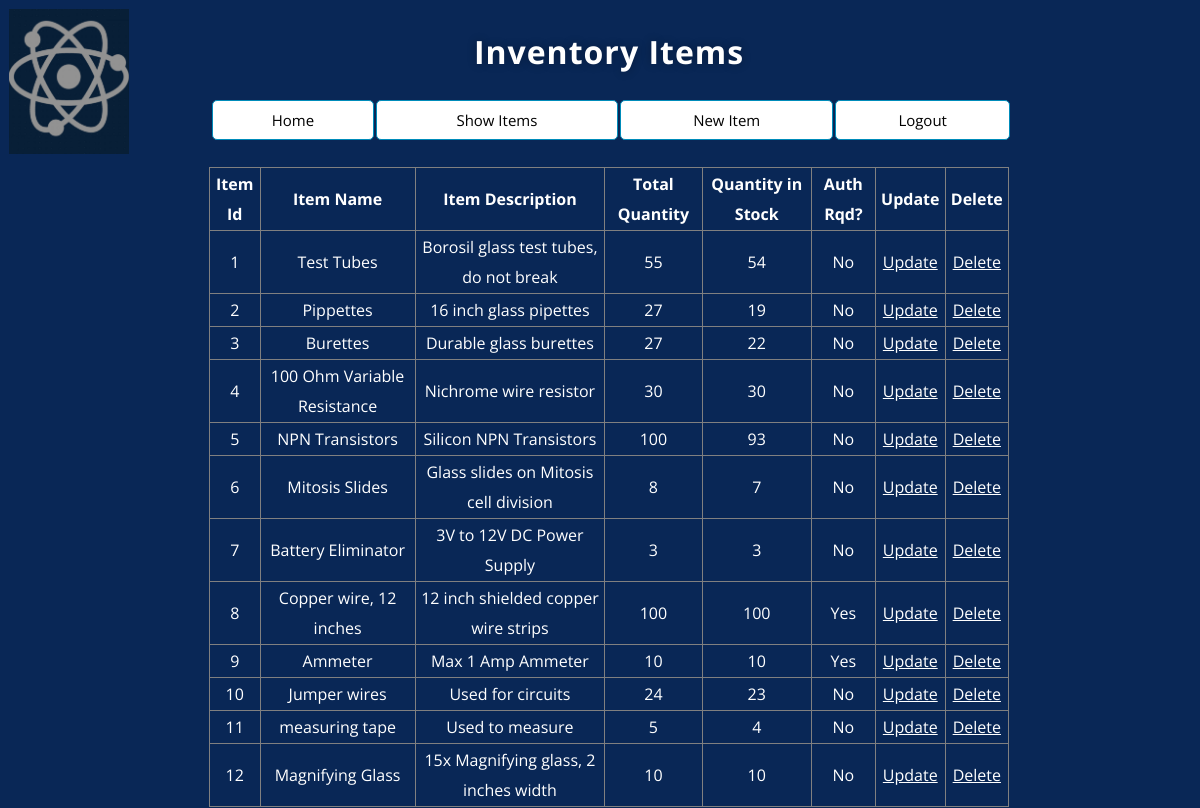
Page /teacher_inventory_display.php (signed in) on the committed database.
### tables this page shows
CREATE TABLE `inventory` (
  `item_id` int(10) NOT NULL,
  `item_name` text NOT NULL,
  `item_qty` int(11) NOT NULL,
  `item_instock` int(11) NOT NULL,
  `item_desc` text NOT NULL,
  `item_auth` int(11) NOT NULL
);

### teacher_inventory_display.php (the view, shortened to what this page needs)
<!DOCTYPE html>
<html lang="en">
<head>
    <link rel="stylesheet" type="text/css" href="css/style.css" />
</head>
<body>
<table  style="width:90%">
	<tr>
		<td style="width:1%; vertical-align: top;>
			<a href="http://www.google.com"><img width="120" height="145" src="images/school-logo.png" /> </a>
		</td>
		<td style="left-align">
    			<div class="wrapper">
			<table style="width: 100%">
			     <caption style="text-align: center; "><h1><?php echo $_SESSION["user_name"]; ?> Inventory Items </h1></caption>
			     <tr>
				<td>
					<a href="teacher_start.php" class="btn btn1"></i>Home</a>
				</td>
				<td>
					<a href="teacher_inventory_display.php" class="btn btn1"></i>Show Items</a>
				</td>
				<td>
					<a href="teacher_inventory_create.php" class="btn btn1"></i>New Item</a>
				</td>
				<td>
					<a href="logout.php" class="btn btn1"></i> Logout</a>
				</td>
			     </tr>
			</table>
		<BR>
                   <?php
                    require_once "connection.php";
		    try{
                    $sql = "SELECT * FROM inventory order by item_id" ;
                    if($result = mysqli_query($link, $sql)){
                        if(mysqli_num_rows($result) > 0){
                            echo '<table id = "table1" style="width: 100%;">';
                                echo "<thead>";
                                    echo "<tr>";
                                        echo "<th>Item Id</th>";
                                        echo "<th>Item Name</th>";
                                        echo "<th>Item Description</th>";
                                        echo "<th>Total Quantity</th>";
                                        echo "<th>Quantity in Stock</th>";
					echo "<th>Auth Rqd?</th>";
                                        echo "<th>&nbspUpdate&nbsp</th>";
                                        echo "<th>&nbspDelete&nbsp</th>";
                                    echo "</tr>";
                                echo "</thead>";
                                echo "<tbody>";
                                while($row = mysqli_fetch_array($result)){
                                    echo "<tr style='text-align: center'>";
                                        echo "<td>" . $row['item_id'] . "</td>";
                                        echo "<td>" . $row['item_name'] . "</td>";
                                        echo "<td>" . $row['item_desc'] . "</td>";
                                        echo "<td>" . $row['item_qty'] . "</td>";
                                        echo "<td>" . $row['item_instock'] . "</td>";
					if ($row['item_auth'] == 1){
	                                        echo "<td> Yes </td>";
					}
					else{
                                        	echo "<td> No </td>";
					}
                                        echo "<td>";
	                                echo '<a href="teacher_inventory_update.php?id='. $row['item_id'] .'">Update</a>';
        	                        echo "</td>";
                                        echo "<td>";
	                                echo '<a href="teacher_inventory_delete.php?id='. $row['item_id'] .'">Delete</a>';
        	                        echo "</td>";
                                    echo "</tr>";
                                }
                                echo "</tbody>";
                            echo "</table>";
                        } else{
                            echo '<div"><em>No records were found.</em></div>';
                        }
                    } else{
			  throw new Exception($result);
                    }
                    }
		    catch(Exception $e){
		    	echo "<b>Message:</b> " . $e->getMessage();
		    }
                    ?>
    		</div>
	</td>
   </tr>
</table>
</body>
</html>

### css/style.css (style rules this page uses)
.btn { background-color: #008CBA; border: none; color: white; padding: 16px 32px; text-align: center; text-decoration: none; display: inline-block; font-size: 16px; margin: 4px 2px; transition-duration: 0.4s; cursor: pointer; }
.btn1 { background-color: white; color: black; border: 1px solid #008CBA; width: 100%; display:block; padding: 9px 14px; font-size: 15px; border-radius: 5px; }
* { box-sizing:border-box; }
html { width: 100%; height:100%; }
body { width: 100%; height:100%; font-family: 'Open Sans', sans-serif; background: #092756; }
.wrapper { width: 800px; margin: 0 auto; color: #fff; }
.wrapper h1 { color: #fff; text-shadow: 0 0 10px rgba(0,0,0,0.3); letter-spacing:1px; text-align:center; }
a { color: white; }

### teacher_inventory_display.php (style rules this page uses)
table { border-collapse: collapse; }
#table1 th, #table1 td, #table1 tr { border: 1px solid black; border-color: grey; line-height: 30px; }

### rows in the picture
inventory: item_id "1", item_name "Test Tubes", item_desc "Borosil glass test tubes, do not break", item_qty "55", item_instock "54", item_auth "No"
inventory: item_id "2", item_name "Pippettes", item_desc "16 inch glass pipettes", item_qty "27", item_instock "19", item_auth "No"
inventory: item_id "3", item_name "Burettes", item_desc "Durable glass burettes", item_qty "27", item_instock "22", item_auth "No"
inventory: item_id "4", item_name "100 Ohm Variable Resistance", item_desc "Nichrome wire resistor", item_qty "30", item_instock "30", item_auth "No"
inventory: item_id "5", item_name "NPN Transistors", item_desc "Silicon NPN Transistors", item_qty "100", item_instock "93", item_auth "No"
inventory: item_id "6", item_name "Mitosis Slides", item_desc "Glass slides on Mitosis cell division", item_qty "8", item_instock "7", item_auth "No"
inventory: item_id "7", item_name "Battery Eliminator", item_desc "3V to 12V DC Power Supply", item_qty "3", item_instock "3", item_auth "No"
inventory: item_id "8", item_name "Copper wire, 12 inches", item_desc "12 inch shielded copper wire strips", item_qty "100", item_instock "100", item_auth "Yes"
inventory: item_id "9", item_name "Ammeter", item_desc "Max 1 Amp Ammeter", item_qty "10", item_instock "10", item_auth "Yes"
inventory: item_id "10", item_name "Jumper wires", item_desc "Used for circuits", item_qty "24", item_instock "23", item_auth "No"
inventory: item_id "11", item_name "measuring tape", item_desc "Used to measure", item_qty "5", item_instock "4", item_auth "No"
inventory: item_id "12", item_name "Magnifying Glass", item_desc "15x Magnifying glass, 2 inches width", item_qty "10", item_instock "10", item_auth "No"
